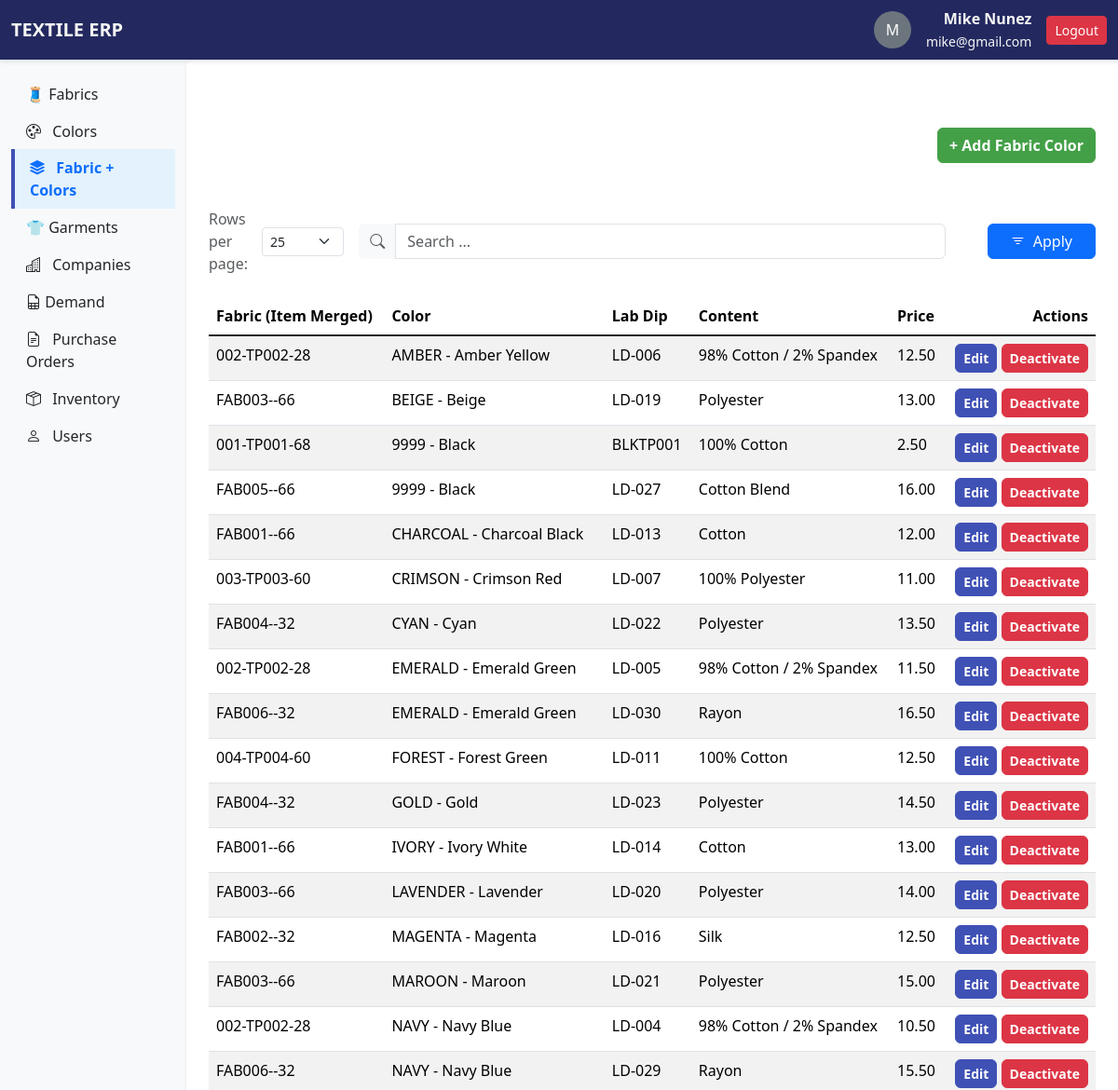
The page /fabrics/fabriccolors/ (signed in, upper part) on the database as committed earlier.
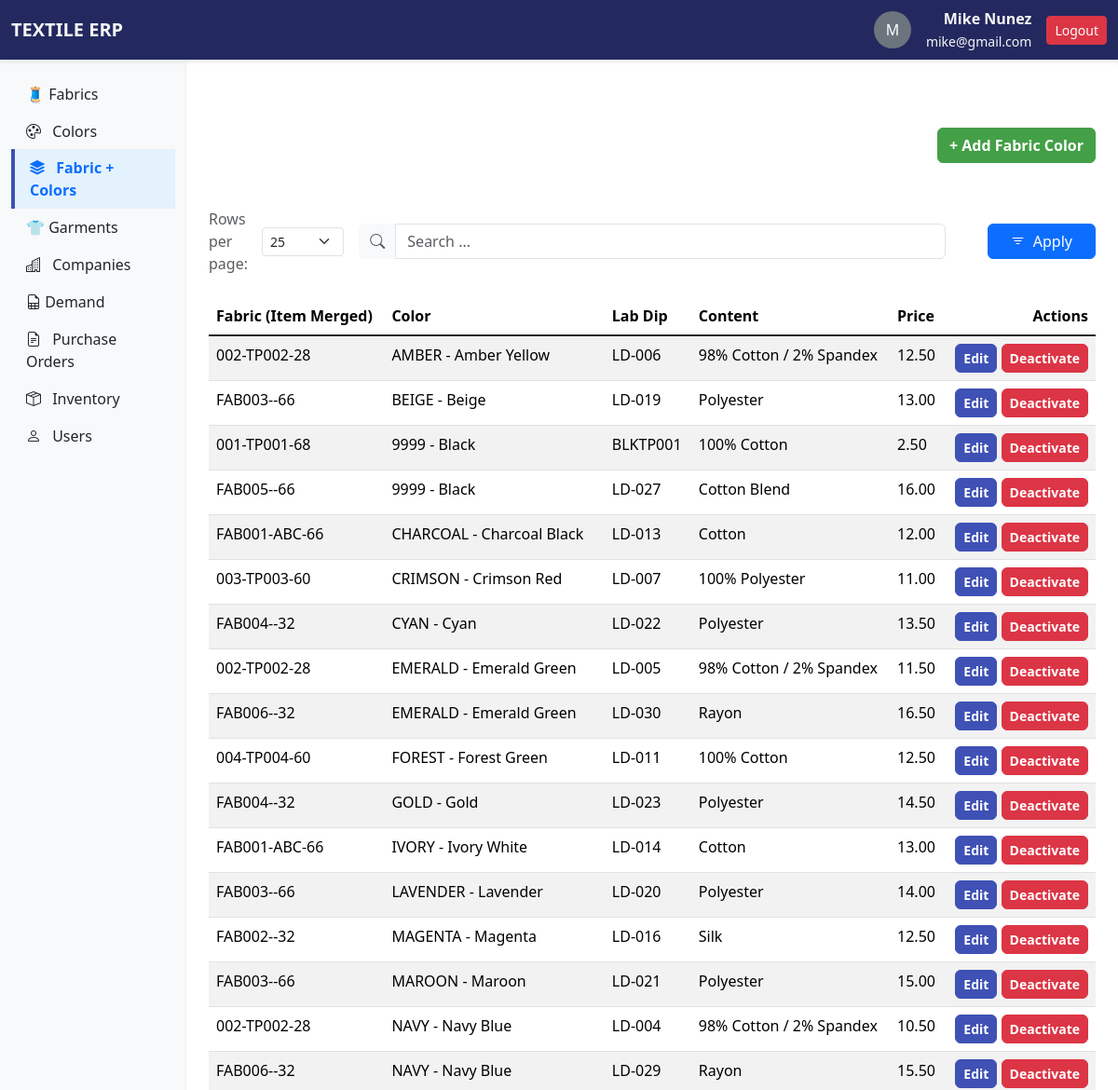
The same page on the database as committed later.
### apps/fabrics/models.py (models this page shows, shortened)
class FabricColor(models.Model):
    fabric = models.ForeignKey(Fabric, on_delete=models.CASCADE)
    color = models.ForeignKey(Color, on_delete=models.CASCADE)
    lab_dip = models.CharField(max_length=20, blank=True)
    price = models.DecimalField(max_digits=6, decimal_places=2)
    is_active = models.BooleanField(default=True)
    class Meta:
        constraints = [
            models.UniqueConstraint(
                fields=['fabric', 'color'],
                name='unique_fabric_color',
                violation_error_message="This fabric & color is already registered."
            )
        ]

class Fabric(models.Model):
    open_or_tubular = [
        ('open', 'Open'),
        ('tubular', 'Tubular')
    ]
    item_code = models.CharField(max_length=50, unique=True)
    vendor_code = models.CharField(max_length=50)
    vendor = models.ForeignKey(Vendor, on_delete=models.CASCADE)
    fabric_class = models.CharField(max_length=50)
    content = models.CharField(max_length=100)
    weight = models.DecimalField(max_digits=6, decimal_places=2)
    country_of_origin = models.CharField(max_length=50)
    open_or_tubular = models.CharField(choices=open_or_tubular)
    yarn_type = models.CharField(max_length=50, blank=True, null=True)
    yarn_size = models.CharField(max_length=50, blank=True, null=True)
    cuttable = models.IntegerField()
    is_active = models.BooleanField(default=True)
    @property
    def item_merged(self):
        return f"{self.item_code}-{self.vendor_code}-{self.cuttable}"

### apps/colors/models.py (models this page shows, shortened)
class Color(models.Model):
    name = models.CharField(max_length=50)
    code = models.CharField(max_length=50, unique=True)
    hex_value = models.CharField(max_length=7, blank=True, null=True)
    created_by = models.CharField(max_length=150, blank=True, null=True)
    created_at = models.DateTimeField(auto_now_add=True)  # fecha de creación automática
    is_active = models.BooleanField(default=True)
    @property
    def color_name(self):
        return f"{self.code} - {self.name}"

### apps/fabrics/views.py (the view, shortened to what this page needs)
# urls.py: path('fabriccolors/',views.fabriccolors_list, name="fabriccolors_list"),
@never_cache
@login_required
def fabriccolors_list(request):
    q = request.GET.get('q')
    DEFAULT_ROWS_PER_PAGE = 25 # default to 25
    rows_per_page = request.GET.get('rowsPerPage', DEFAULT_ROWS_PER_PAGE)
    print(rows_per_page)
    try:
        rows_per_page = int(rows_per_page)
    except ValueError:
        rows_per_page = DEFAULT_ROWS_PER_PAGE
    active_fabrics = FabricColor.objects.filter(is_active=True).order_by('color__name')
    inactive_fabrics = FabricColor.objects.filter(is_active=False)
    paginator = Paginator(active_fabrics, rows_per_page)
    page_number = request.GET.get('page')
    print(f"page_number:::{page_number}")
    page_obj = paginator.get_page(page_number)
    return render(request, 'fabrics/fabriccolors_list.html', {'page_obj': page_obj,
                                                 'rows_per_page': rows_per_page,
                                                 'inactive_fabrics': inactive_fabrics})

### apps/fabrics/templates/fabrics/fabriccolors_list.html (shortened to what this page needs)
{% extends 'base.html' %}
{% block content %}
<div class="mt-5">
    <div class="d-flex justify-content-between align-items-center mb-3">
        <a href="{% url 'fabrics:add_fabriccolor' %}" class="btn btn-add">+ Add Fabric Color</a>
    </div>
</div>
<div class="mt-5">
    {% include '_search_form.html' %}
</div>
{% include 'fabrics/_fabriccolors_table.html' %}
{% endblock %}

### apps/fabrics/templates/fabrics/_fabriccolors_table.html (shortened to what this page needs)
<div class="table-responsive">
  <table class="table table-striped table-hover">
    <thead>
      <tr>
        <th scope="col">Fabric (Item Merged)</th>
        <th scope="col">Color</th>
        <th scope="col">Lab Dip</th>
        <th scope="col">Content</th>
        <th scope="col">Price</th>
        <th class="text-end">Actions</th>
      </tr>
    </thead>
    <tbody class="table-group-divider">
      {% for fabric in page_obj %}
      <tr>
        <td>{{ fabric.fabric.item_merged }}</td>
        <td>{{ fabric.color.color_name }}</td>
        <td>{{ fabric.lab_dip }}</td>
        <td>{{ fabric.fabric.content }}</td>
        <td>{{ fabric.price }}</td>
        <td class="text-end">
          <a href="{% url 'fabrics:edit_fabriccolor' fabric.id %}"
              class="btn btn-sm btn-edit">Edit</a>
          <a href="{% url 'fabrics:deactivate_fabriccolor' fabric.id %}"
              class="btn btn-sm btn-delete">Deactivate</a>
        </td>
      </tr>
      {% endfor %}
    </tbody>
  </table>
</div>

Rows that differ between the two databases and show on the page:
changed through a linked row, FabricColor "LD-013": fabric.item_merged "FAB001--66" → "FAB001-ABC-66"
changed through a linked row, FabricColor "LD-014": fabric.item_merged "FAB001--66" → "FAB001-ABC-66"
